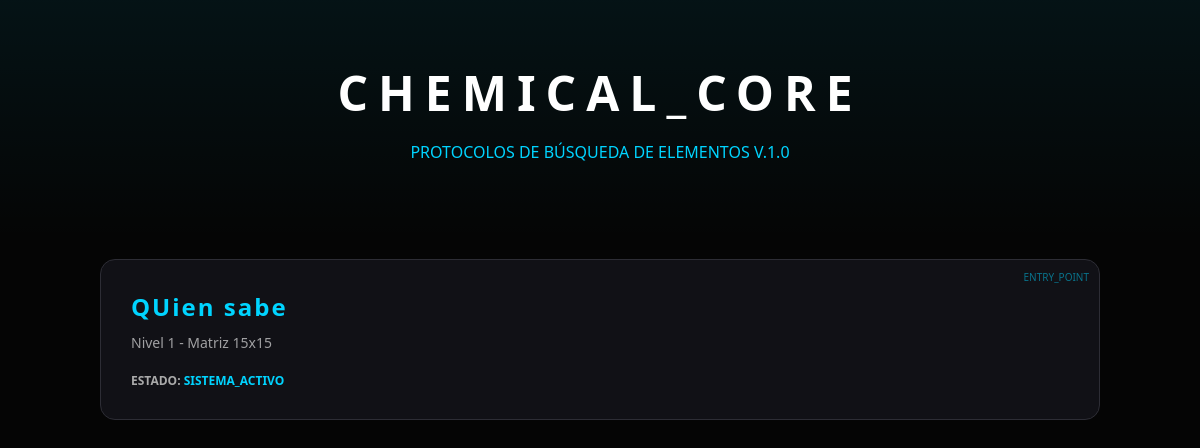
The app's page /, older data.
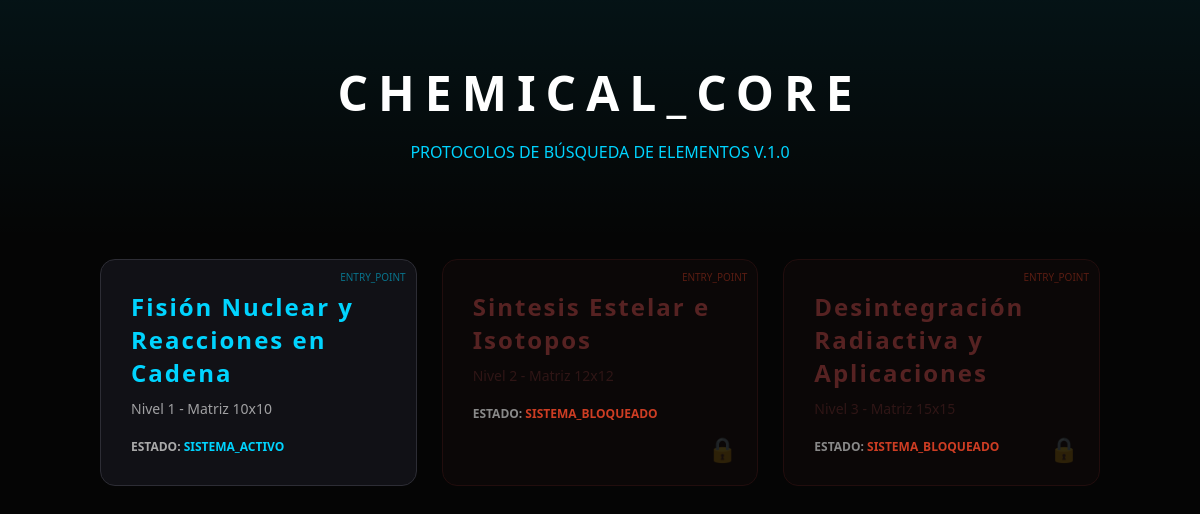
The same page, newer data.
### core/models.py (models this page shows, shortened)
class Nivel(models.Model):
    numero = models.IntegerField(unique=True)
    titulo = models.CharField(max_length=100)
    dimension = models.IntegerField(default=15)
    desbloqueado = models.BooleanField(default=False)
    class Meta:
        ordering = ['numero']

### core/views.py (the view)
# urls.py: 2. Add a URL to urlpatterns:  path('', views.home, name='home')
def home(request):
    niveles = Nivel.objects.all().order_by('numero')
    return render(request, 'index.html', {'niveles': niveles})

### core/templates/index.html (shortened to what this page needs)
{% load static %}
<!DOCTYPE html>
<html lang="es">
<head>
</head>
<body>
<div class="hero">
    <h1 class="glitch-title">CHEMICAL_CORE</h1>
    <p style="color: var(--neon)">PROTOCOLOS DE BÚSQUEDA DE ELEMENTOS V.1.0</p>
</div>
<div class="grid-menu">
    {% for nivel in niveles %}
    <div class="tema-card" id="card-{{ nivel.numero }}"
         onclick="intentarEntrar({{ nivel.numero }}, '{% url 'jugar' nivel.id %}')">
        <h2>{{ nivel.titulo }}</h2>
        <p>Nivel {{ nivel.numero }} - Matriz {{ nivel.dimension }}x{{ nivel.dimension }}</p>
        <div class="estado-label">
            ESTADO: <span id="estado-{{ nivel.numero }}">...</span>
        </div>
        {% if nivel.numero > 1 %}
        <div class="lock-icon" id="lock-{{ nivel.numero }}">🔒</div>
        {% endif %}
    </div>
    {% endfor %}
</div>
</body>
</html>

### core/templates/index.html (style rules this page uses)
:root { --bg: #050505; --neon: #00d4ff; --surface: #111116; --danger: #ff4b2b; --success: #00ff88; }
body { background: var(--bg); color: white; font-family: 'Segoe UI', sans-serif; display: flex; flex-direction: column; align-items: center; min-height: 100vh; margin: 0; }
.hero { text-align: center; padding: 60px 20px; background: linear-gradient(to bottom, #00d4ff11, transparent); width: 100%; }
.glitch-title { font-size: 3rem; text-transform: uppercase; font-weight: 900; letter-spacing: 10px; margin: 0; }
.grid-menu { display: grid; grid-template-columns: repeat(auto-fit, minmax(280px, 1fr)); gap: 25px; max-width: 1000px; width: 90%; padding: 20px; }
.tema-card { background: var(--surface); border: 1px solid #2d2d35; padding: 30px; border-radius: 15px; text-decoration: none; color: white; transition: 0.4s; position: relative; overflow: hidden; cursor: pointer; }
.tema-card::before { content: "ENTRY_POINT"; position: absolute; top: 10px; right: 10px; font-size: 10px; color: var(--neon); opacity: 0.5; }
.tema-card.unlocked h2 { color: var(--neon); }
.tema-card.locked { cursor: not-allowed; border-color: #2a1010; background: #0d0808; opacity: 0.8; }
.tema-card.locked::before { color: var(--danger); opacity: 0.4; }
.tema-card.locked h2 { color: #6b2a2a; }
.tema-card.locked p { color: #3a1a1a; opacity: 1; }
.lock-icon { position: absolute; bottom: 20px; right: 20px; font-size: 1.5rem; opacity: 0.2; }
.tema-card h2 { margin: 0; letter-spacing: 2px; }
.tema-card p { opacity: 0.6; font-size: 14px; margin-top: 10px; }
.estado-label { margin-top: 20px; font-size: 12px; font-weight: bold; color: #aaa; }

Row changes from the older to the newer data that the page shows:
changed Nivel: titulo "QUien sabe" → "Fisión Nuclear y Reacciones en Cadena"; dimension "15" → "10"
added Nivel: titulo "Sintesis Estelar e Isotopos", numero "2", dimension "12"
added Nivel: titulo "Desintegración Radiactiva y Aplicaciones", numero "3", dimension "15"
